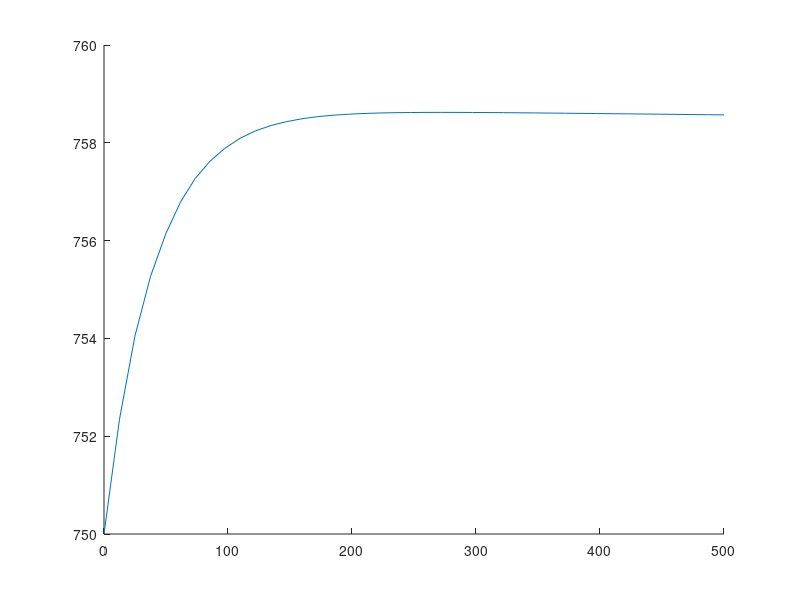

Write MATLAB code to recreate this figure. (Note: this script raises an error after producing the figure.)
%% postprocess
% load the data file
load('output.mat')
% extract the results
n = size(evo,1);
% get the T(t) for different TW at given eta
hold on;

for i = 1:n
    if evo(i).eta == 5;
        descript = sprintf('TW = %.1f K', evo(i).TW);
        % draw the figure
        plot(evo(i).T(:,1), evo(i).T(:,2), 'DisplayName', descript);
        legend([])
        axis([0,300,600,3000]);
        xlabel('\tau /s');
        ylabel('T /K');
    end
end

hold off;